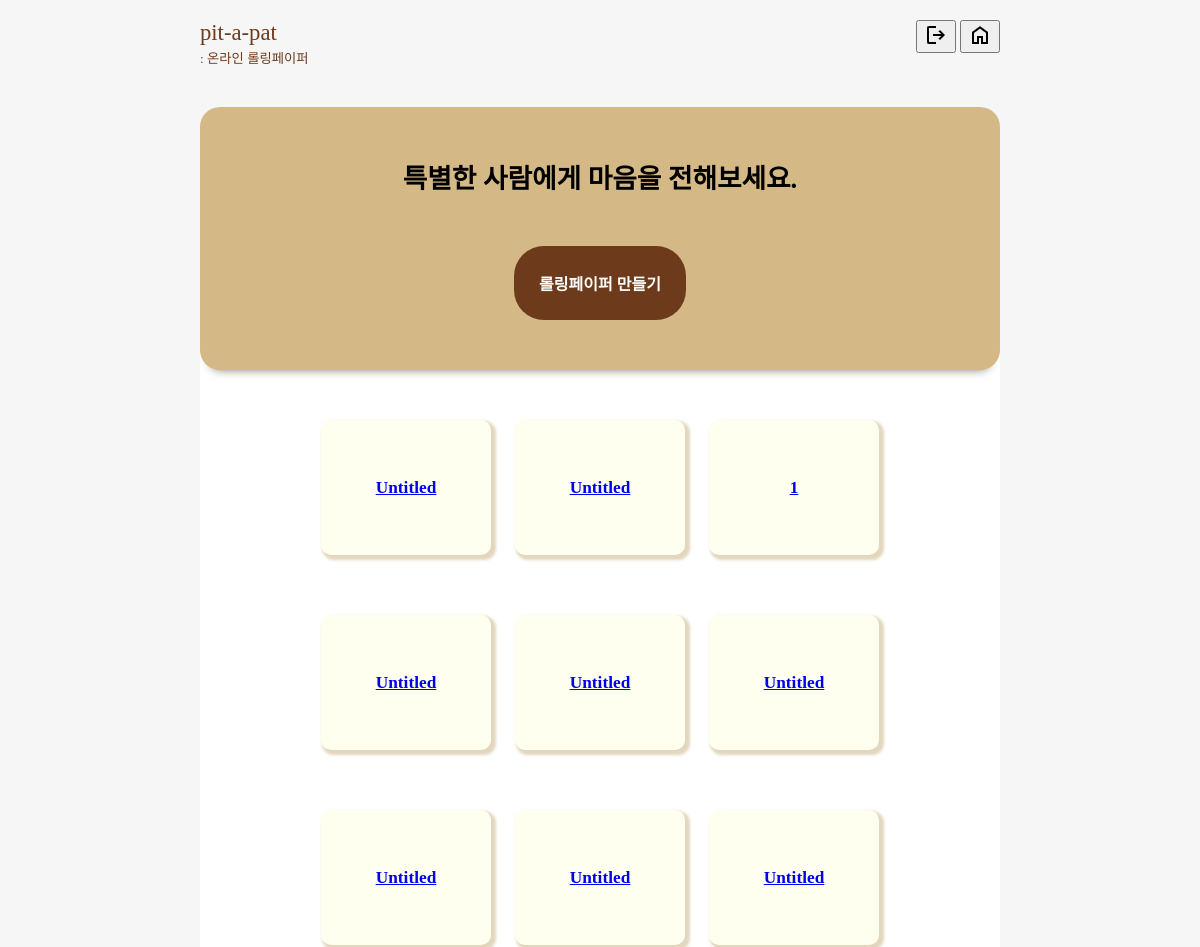
The page / (signed in, upper part) on the database as committed earlier.
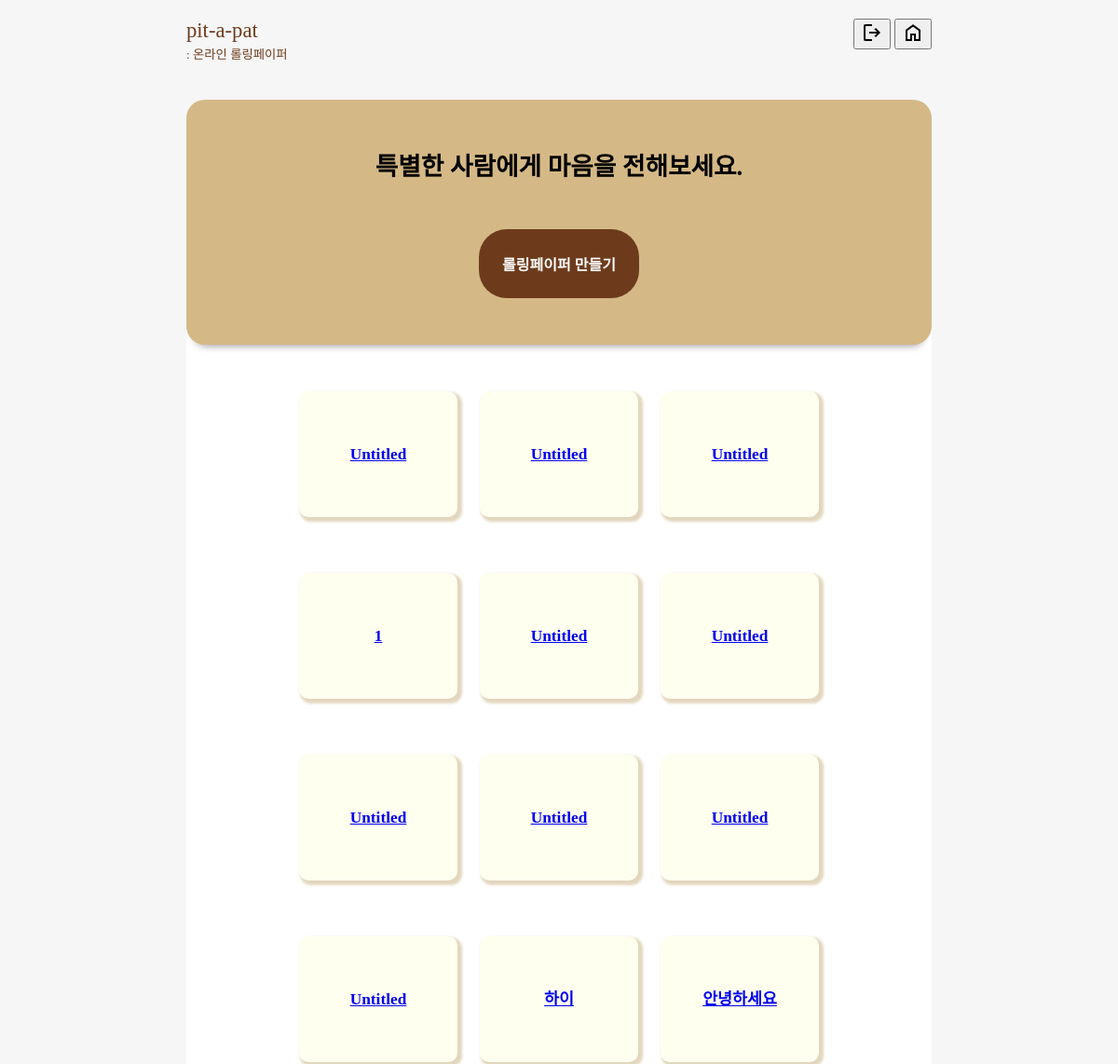
The same page on the database as committed later.
### papers/models.py (models this page shows)
class Rolling_paper(models.Model) :
    paper_number = models.AutoField(primary_key=True)
    nickname = models.ForeignKey(Auth_User, on_delete=models.CASCADE, to_field="username", db_column="nickname")
    subject = models.CharField(max_length=50, default="Untitled")
    users = models.IntegerField(default=0)
    created = models.DateTimeField(default=timezone.now)
    completed = models.DateTimeField(null=True)
    class Meta :
        db_table = "Paper"

### main/views.py (the view)
# urls.py: path('', include('main.urls')),
def main(request):
    paper = None
    paper_list = []
    err_msg = ""
    if 'err_msg' in request.session :
        err_msg = request.session['err_msg']
        request.session['err_msg'] = ""
    if True :
        paper = Rolling_paper.objects.all().order_by("-paper_number").values()
    else :
        paper = Rolling_paper.objects.filter(nickname=request.user.username).order_by("-paper_number").values()
    i = 0
    for dic in paper :
        paper_list.append(dic)
        i += 1
    context = {
        "papers" : paper_list,
        "err_msg" : err_msg,
    }
    return render(request, 'main/main.html', context)

### main/templates/main/main.html (shortened to what this page needs)
<!DOCTYPE html>
{% load static %}
<html lang="ko">
<head>
  <link rel="stylesheet" href="{% static 'css/main.css' %}">
</head>
<body>
  <header>
    <div id="title_wrap">
      <div id="title">pit-a-pat</div>
      <div id="subtitle">: 온라인 롤링페이퍼</div>
    </div>
    {% if user.is_active %}
    <div id="header_btn_wrap">
      <button type="button" id="logout_btn" onclick="location.href='{% url 'users:logout_view' %}'">
        <img src="static/img/logout.png">
      </button>
      <button type="button" id="home_btn" onclick="location.href='{% url 'users:my_page' %}'">
        <img src="static/img/home.png">
      </button>
    </div>
    {% else %}
    <div id="header_btn_wrap">
      <button type="button" id="home_btn" onclick="location.href='{% url 'users:my_page' %}'">
        <img src="static/img/home.png">
      </button>
    </div>
    {% endif %}
  </header>
  <div id="content_wrap">
    <div id="first_content">
      특별한 사람에게 마음을 전해보세요.
      <div>
        {% if user.is_active %}
        <form method="post" action="{% url 'papers:createPaper' %}">
          <button type="submit" id="create_paper_btn">롤링페이퍼 만들기</button>
        </form>
        {% else %}
        <button type="button" id="create_paper_btn" onclick="location.href='{% url 'users:login_view' %}'">롤링페이퍼
          만들기</button>
        {% endif %}
      </div>
    </div>
    <div id="second_content">
      {% for i in papers %}
      <div class="rolling_paper">
        <a href="{% url 'papers:loadPaper' i.paper_number %}">
          <div class="rolling_paper_subject">{{ i.subject }}</div>
        </a>
      </div>
      {% endfor %}
    </div>
  </div>
</body>
</html>

Rows that differ between the two databases and show on the page:
added Rolling_paper: subject "Untitled"
now on this page (row unchanged): Rolling_paper: subject "하이"
now on this page (row unchanged): Rolling_paper: subject "안녕하세요"
